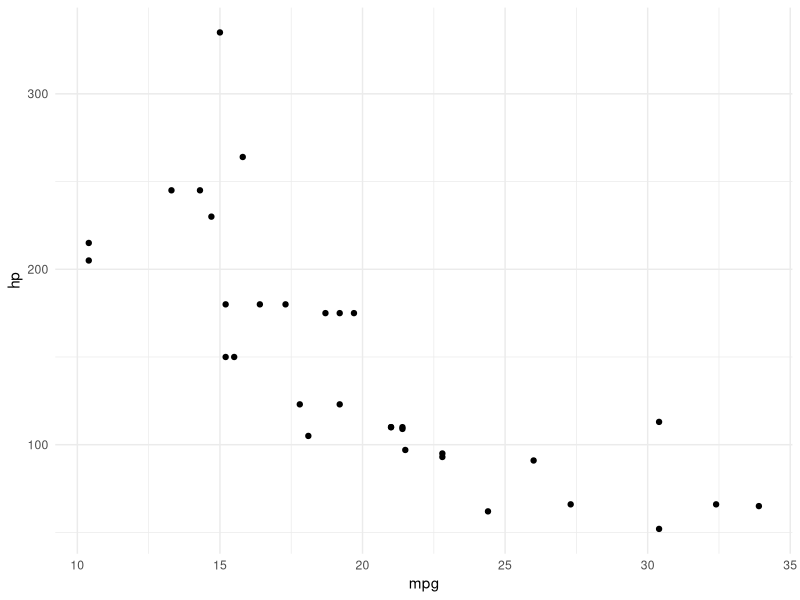
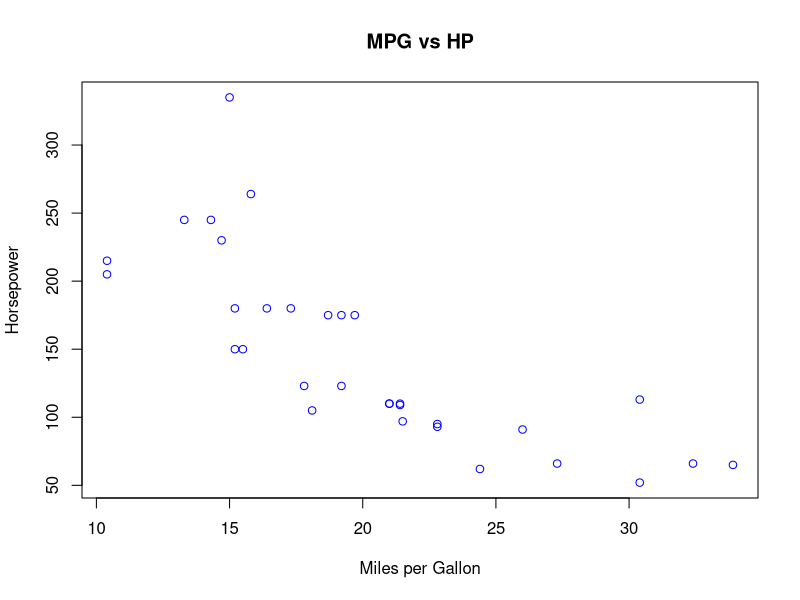

Here is the R script that generated these plots, in order:
## ---- chunk 1
knitr::opts_chunk$set(echo = TRUE, warning=FALSE, message=FALSE)
## ---- chunk 2
library(knitr)
df <- data.frame(Name = c("Alice", "Bob"), Age = c(25, 30))
kable(df)
## ---- chunk 3
# Simple Calculation
2 + 2
## ---- chunk 4
x <- 10
y <- 5
x * y
## ---- chunk 5
library(ggplot2)
ggplot(mtcars, aes(x = mpg, y = hp)) +
  geom_point() +
  theme_minimal()
## ---- chunk 6
plot(mtcars$mpg, mtcars$hp, main="MPG vs HP", xlab="Miles per Gallon", ylab="Horsepower", col="blue")
## ---- chunk 7
# A longer code snippet
long_vector <- rep(1:10, each=3)
summary(long_vector)
